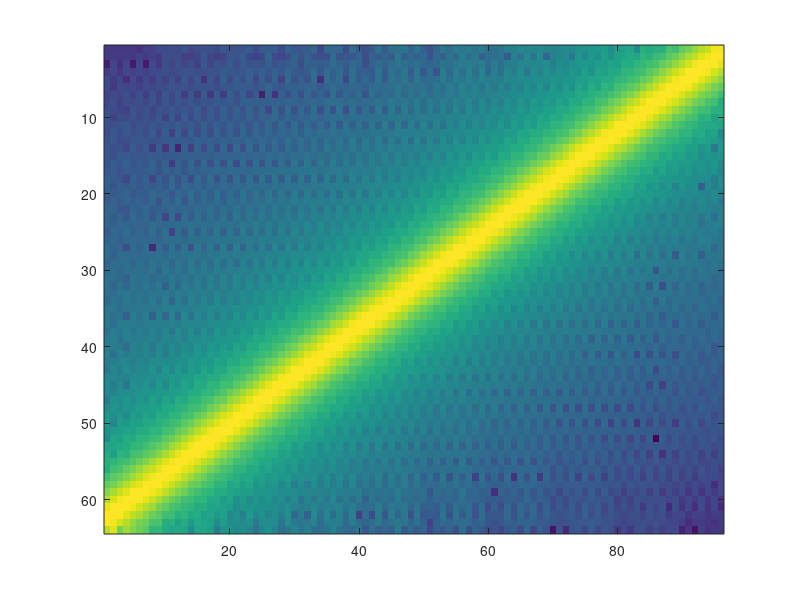

The MATLAB script that drew this image:
Fs=1000;
x = chirp([0:1/Fs:2],0,2,500);  # freq. sweep from 0-500 over 2 sec.
 step=ceil(20*Fs/1000);    # one spectral slice every 20 ms
 window=ceil(100*Fs/1000); # 100 ms data window

 ## test of automatic plot
 [S, f, t] = specgram(x);
 specgram(x, 2^nextpow2(window), Fs, window, window-step);
 disp("shows a diagonal from bottom left to top right");
 input("press enter:","s");

 ## test of returned values
 S = specgram(x, 2^nextpow2(window), Fs, window, window-step);
 imagesc(20*log10(flipud(abs(S))));
 disp("same again, but this time using returned value");
